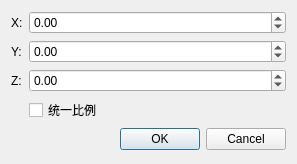
<?xml version="1.0" encoding="UTF-8"?>
<ui version="4.0">
 <class>ModelModifyDialog</class>
 <widget class="QDialog" name="ModelModifyDialog">
  <property name="geometry">
   <rect>
    <x>0</x>
    <y>0</y>
    <width>297</width>
    <height>164</height>
   </rect>
  </property>
  <property name="windowTitle">
   <string>Dialog</string>
  </property>
  <layout class="QGridLayout" name="gridLayout">
   <item row="0" column="2">
    <widget class="QDoubleSpinBox" name="x">
     <property name="minimum">
      <double>-180.000000000000000</double>
     </property>
     <property name="maximum">
      <double>180.000000000000000</double>
     </property>
    </widget>
   </item>
   <item row="1" column="0" colspan="2">
    <widget class="QLabel" name="label_3">
     <property name="text">
      <string>Y:</string>
     </property>
    </widget>
   </item>
   <item row="1" column="2">
    <widget class="QDoubleSpinBox" name="y">
     <property name="minimum">
      <double>-180.000000000000000</double>
     </property>
     <property name="maximum">
      <double>180.000000000000000</double>
     </property>
    </widget>
   </item>
   <item row="2" column="2">
    <widget class="QDoubleSpinBox" name="z">
     <property name="minimum">
      <double>-180.000000000000000</double>
     </property>
     <property name="maximum">
      <double>180.000000000000000</double>
     </property>
    </widget>
   </item>
   <item row="4" column="2">
    <widget class="QDialogButtonBox" name="buttonBox">
     <property name="orientation">
      <enum>Qt::Horizontal</enum>
     </property>
     <property name="standardButtons">
      <set>QDialogButtonBox::Cancel|QDialogButtonBox::Ok</set>
     </property>
    </widget>
   </item>
   <item row="2" column="0" colspan="2">
    <widget class="QLabel" name="label_2">
     <property name="text">
      <string>Z:</string>
     </property>
    </widget>
   </item>
   <item row="0" column="0" colspan="2">
    <widget class="QLabel" name="label">
     <property name="text">
      <string>X:</string>
     </property>
    </widget>
   </item>
   <item row="3" column="2">
    <widget class="QCheckBox" name="uniform">
     <property name="layoutDirection">
      <enum>Qt::LeftToRight</enum>
     </property>
     <property name="text">
      <string>统一比例</string>
     </property>
    </widget>
   </item>
  </layout>
 </widget>
 <resources/>
 <connections>
  <connection>
   <sender>buttonBox</sender>
   <signal>accepted()</signal>
   <receiver>ModelModifyDialog</receiver>
   <slot>accept()</slot>
   <hints>
    <hint type="sourcelabel">
     <x>248</x>
     <y>254</y>
    </hint>
    <hint type="destinationlabel">
     <x>157</x>
     <y>274</y>
    </hint>
   </hints>
  </connection>
  <connection>
   <sender>buttonBox</sender>
   <signal>rejected()</signal>
   <receiver>ModelModifyDialog</receiver>
   <slot>reject()</slot>
   <hints>
    <hint type="sourcelabel">
     <x>316</x>
     <y>260</y>
    </hint>
    <hint type="destinationlabel">
     <x>286</x>
     <y>274</y>
    </hint>
   </hints>
  </connection>
 </connections>
</ui>
